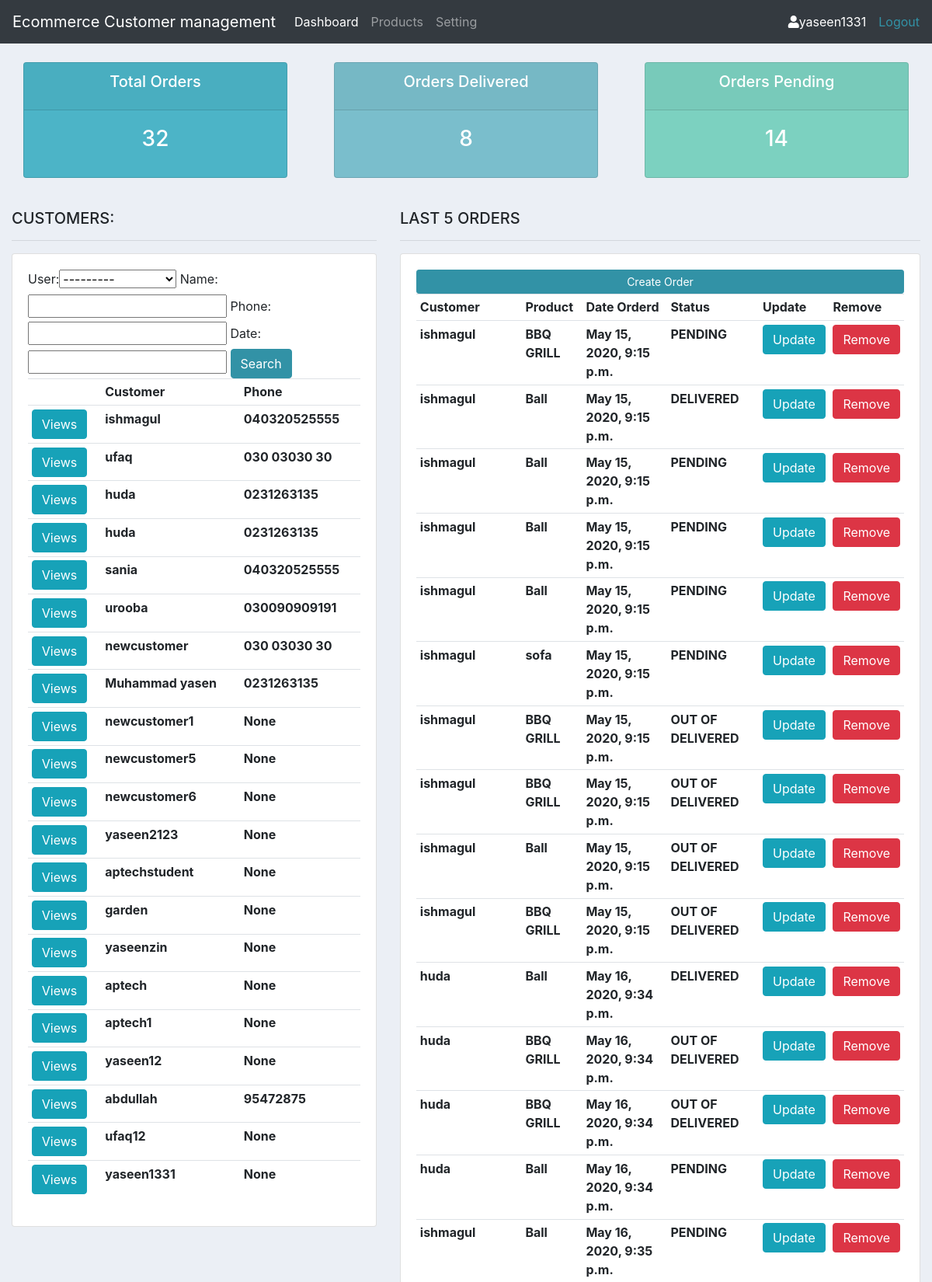
Screenshot of / (signed in, upper part) with the database file from the repository.
### content/models.py (models this page shows, shortened)
class Customer(models.Model):
    user=models.OneToOneField(User,null=True,on_delete=models.CASCADE)
    name=models.CharField(max_length=200,null=True)
    email=models.CharField(max_length=200,null=True)
    profilepic=models.ImageField(default='logo.png',null=True,blank=True)
    phone=models.CharField(max_length=200,null=True)
    date = models.DateTimeField(auto_now_add=True,null=True)

class Order(models.Model):
    STATUS={
        ('DELIVERED', 'DELIVERED'),
        ('OUT OF DELIVERED', 'OUT OF DELIVERED'),
        ('PENDING', 'PENDING'),
    }
    customer=models.ForeignKey(Customer,on_delete=models.CASCADE)
    product=models.ForeignKey(Product,on_delete=models.CASCADE)
    status=models.CharField(max_length=200,choices=STATUS)
    date = models.DateTimeField(auto_now_add=True,null=True)

class Product(models.Model):
    CATEGORY={
        ('OUTDOOR','OUTDOOR'),
        ('INDOOR', 'INDOOR'),
    }
    name=models.CharField(max_length=200,null=True)
    category=models.CharField(max_length=200,null=True,choices=CATEGORY)
    tag=models.ManyToManyField(Tag,max_length=200,null=True)
    price=models.CharField(max_length=200,null=True,blank=True)

### content/decoration.py (the view)
    def wrapper_function(request,*args,**kwargs):
        group =None
        if request.user.groups.exists():
            group=request.user.groups.all()[0].name
        if group == 'customer':
            return redirect('user')
        if group == 'admin':
            return view_func(request,*args,**kwargs)

### content/decoration.py (called while the page is built)
def admin_only(view_func):
    def wrapper_function(request,*args,**kwargs):
        group =None
        if request.user.groups.exists():
            group=request.user.groups.all()[0].name
        if group == 'customer':
            return redirect('user')
        if group == 'admin':
            return view_func(request,*args,**kwargs)
    return wrapper_function

### content/views.py (called while the page is built)
@login_required(login_url='login')
@admin_only
def home(request):
    customers=Customer.objects.all()
    orders=Order.objects.all()
    order_count=orders.count()
    Delivered=orders.filter(status ='DELIVERED').count()
    PENDING=orders.filter(status ='PENDING').count()
    customer_filter=CustomerFilter(request.GET,queryset=customers)
    customers=customer_filter.qs
    context={'customers':customers,'orders':orders,'order_count':order_count,'Delivered':Delivered,'PENDING':PENDING,'customer_filter':customer_filter}
    return render (request,'content/dashboard.html',context)

### content/templates/content/dashboard.html
{%  extends 'content/main.html' %}
{% block content %}
{%  include 'content/status.html' %}
<br>
<div class="row">
	<div class="col-md-5">
		<h5>CUSTOMERS:</h5>
		<hr>
		<div class="card card-body">
				<form method="get">
				{{customer_filter.form}}
		    <button class="btn btn-primary" type="submit">Search</button>
			<table class="table table-sm">
				<tr>
					<th></th>
					<th>Customer</th>
					<th>Phone</th>
				</tr>
               {% for customer in customers%}
				<tr>
					<th><a href="{% url 'customer' customer.id %}" class="btn btn-info">Views</a></th>
					<th>{{customer.name}}</th>
					<th>{{customer.phone}}</th>
				</tr>
           {% endfor %}
			</table>
		</div>
	</div>
	<div class="col-md-7">
		<h5>LAST 5 ORDERS</h5>
		<hr>
		<div class="card card-body">
			<a class="btn btn-primary  btn-sm btn-block" href="">Create Order</a>
			<table class="table table-sm">
				<tr>
					<th>Customer</th>
					<th>Product</th>
					<th>Date Orderd</th>
					<th>Status</th>
					<th>Update</th>
					<th>Remove</th>
				</tr>
				{% for order in orders%}
						<tr>
					<th>{{order.customer.name}}</th>
					<th>{{order.product.name}}</th>
					<th>{{order.date}}</th>
					<th>{{order.status}}</th>
							<th><a href="{% url 'updateorder' order.id%}" class="btn btn-info">Update</a></th>
							<th><a href="{% url 'deleteorder' order.id%}" class="btn btn-danger">Remove</a></th>
				</tr>
		{% endfor %}
			</table>
		</div>
	</div>
</div>
{% endblock %}

### content/templates/content/nav.html (shortened to what this page needs)
<nav class="navbar navbar-expand-lg navbar-dark bg-dark">
  <a class="navbar-brand" href="{% url 'home' %}">Ecommerce Customer management</a>
  <div class="collapse navbar-collapse" id="navbarNav">
    <ul class="navbar-nav">
      {% if request.user.is_superuser%}
      <li class="nav-item active">
        <a class="nav-link" href="#">Dashboard</a>
      </li>
      <li class="nav-item">
        <a class="nav-link" href="#">Products</a>
      </li>
      {% endif %}
       <li class="nav-item">
        <a class="nav-link" href="{% url 'setting' %}">Setting</a>
      </li>
    </ul>
  </div>
      <span class="mx-3" style="color:white;"><i class="fas fa-user"></i>{{request.user}}</span>
  <span><a href="{% url 'logout' %}" >Logout</a></span>
</nav>

### content/templates/content/main.html (style rules this page uses)
body { background-color: #ebeff5; }

### rows the page displays
Customer: name "ishmagul", phone "040320525555"
Customer: name "ufaq", phone "030 03030 30"
Customer: name "huda", phone "0231263135"
Customer: name "huda", phone "0231263135"
Customer: name "sania", phone "040320525555"
Customer: name "urooba", phone "030090909191"
Customer: name "newcustomer", phone "030 03030 30"
Customer: name "Muhammad yasen", phone "0231263135"
Customer: name "newcustomer1", phone "None"
Customer: name "newcustomer5", phone "None"
Customer: name "newcustomer6", phone "None"
Customer: name "yaseen2123", phone "None"
Customer: name "aptechstudent", phone "None"
Customer: name "garden", phone "None"
Customer: name "yaseenzin", phone "None"
Customer: name "aptech", phone "None"
Customer: name "aptech1", phone "None"
Customer: name "yaseen12", phone "None"
Customer: name "abdullah", phone "95472875"
Customer: name "ufaq12", phone "None"
Customer: name "yaseen1331", phone "None"
Order: customer.name "ishmagul", product.name "BBQ GRILL", date "May 15, 2020, 9:15 p.m.", status "PENDING"
Order: customer.name "ishmagul", product.name "Ball", date "May 15, 2020, 9:15 p.m.", status "DELIVERED"
Order: customer.name "ishmagul", product.name "Ball", date "May 15, 2020, 9:15 p.m.", status "PENDING"
Order: customer.name "ishmagul", product.name "Ball", date "May 15, 2020, 9:15 p.m.", status "PENDING"
Order: customer.name "ishmagul", product.name "Ball", date "May 15, 2020, 9:15 p.m.", status "PENDING"
Order: customer.name "ishmagul", product.name "sofa", date "May 15, 2020, 9:15 p.m.", status "PENDING"
Order: customer.name "ishmagul", product.name "BBQ GRILL", date "May 15, 2020, 9:15 p.m.", status "OUT OF DELIVERED"
Order: customer.name "ishmagul", product.name "BBQ GRILL", date "May 15, 2020, 9:15 p.m.", status "OUT OF DELIVERED"
Order: customer.name "ishmagul", product.name "Ball", date "May 15, 2020, 9:15 p.m.", status "OUT OF DELIVERED"
Order: customer.name "ishmagul", product.name "BBQ GRILL", date "May 15, 2020, 9:15 p.m.", status "OUT OF DELIVERED"
Order: customer.name "huda", product.name "Ball", date "May 16, 2020, 9:34 p.m.", status "DELIVERED"
Order: customer.name "huda", product.name "BBQ GRILL", date "May 16, 2020, 9:34 p.m.", status "OUT OF DELIVERED"
Order: customer.name "huda", product.name "BBQ GRILL", date "May 16, 2020, 9:34 p.m.", status "OUT OF DELIVERED"
Order: customer.name "huda", product.name "Ball", date "May 16, 2020, 9:34 p.m.", status "PENDING"
Order: customer.name "ishmagul", product.name "Ball", date "May 16, 2020, 9:35 p.m.", status "PENDING"

### other values shown
{{ request.user }} "yaseen1331"
{{ order_count }} "32"
{{ Delivered }} "8"
{{ PENDING }} "14"
